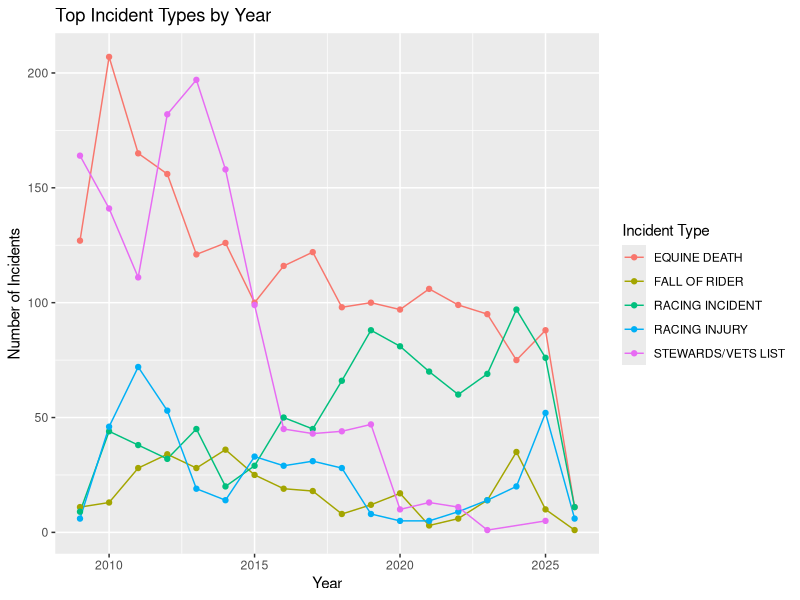
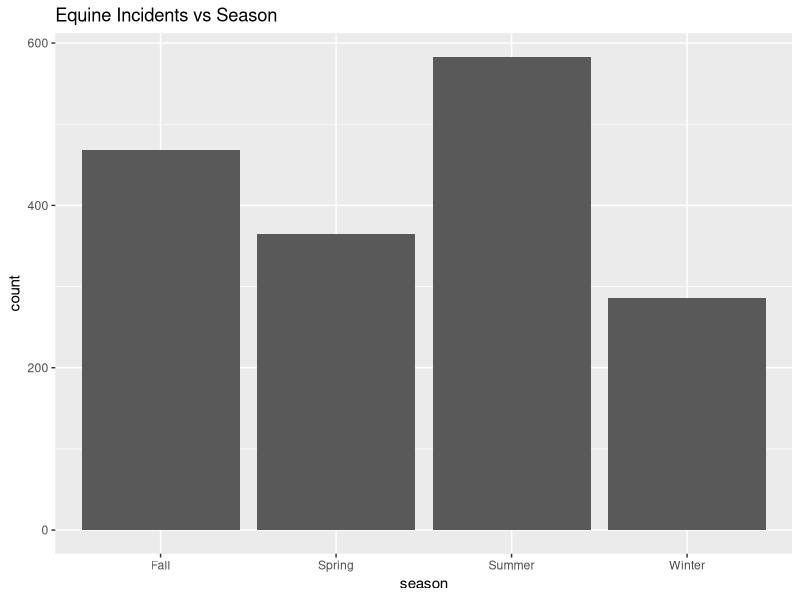
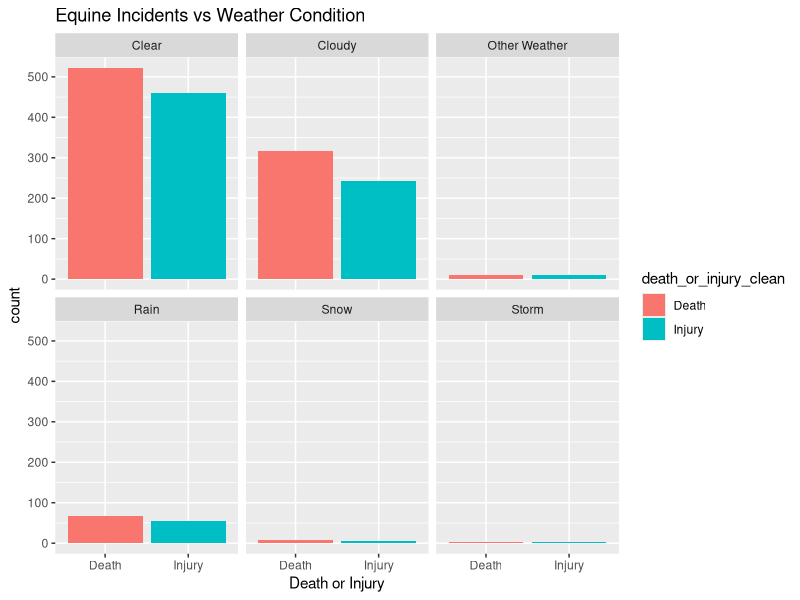

R code for these plots, in order:
## ---- chunk 1
# DO NOT ALTER THIS CHUNK
knitr::opts_chunk$set(
  echo = TRUE,
  eval = TRUE,
  fig.width = 5,
  fig.asp = 0.618,
  out.width = "70%",
  dpi = 120,
  fig.align = "center",
  cache = FALSE
)
#Load packages
library(dplyr)
library(lubridate)
library(stringr)
library(ggplot2)

#Load dataset
library(readr)
horses <- read_csv("data/Equine_Death_and_Breakdown.csv")
## ---- chunk 2
#Fix column names
horses_clean <- horses %>%
  rename(year = Year, incident_date = `Incident Date`, track = Track, inv_location = `Inv Location`, racing_type_description = `Racing Type Description`, division = Division, weather_conditions = `Weather Conditions`, horse = Horse, trainer = Trainer, jockey_driver = `Jockey Driver`, incident_description = `Incident Description`, death_or_injury = `Death or Injury`, incident_type = `Incident Type`)

#Fix dates
horses_clean$incident_date <- mdy(horses_clean$incident_date)

#Get rid of NA entries
horses_clean <- horses_clean %>%
  filter(!is.na(weather_conditions), !is.na(death_or_injury))

#Fix weather_condition column
#USED CHATGPT FOR THIS CODE!!!!!!!!!

horses_clean <- horses_clean %>%
  mutate(
    weather_clean = weather_conditions %>%
      str_to_lower() %>%
      str_trim() %>%
      str_replace_all("[0-9]+", "") %>%        # remove numbers
      str_replace_all("[^a-z ]", "") %>%       # remove symbols
      str_replace_all("couldy|cloudyy|clody", "cloudy") %>%
      str_replace_all("raine", "rain") %>%
      str_squish()
  ) %>%
  
  mutate(
    weather_group = case_when(
      
      # Rain
      str_detect(weather_clean, "rain|shower|drizzle") ~ "Rain",
      
      # Snow
      str_detect(weather_clean, "snow|flurr|sleet") ~ "Snow",
      
      # Storms
      str_detect(weather_clean, "thunder|storm") ~ "Storm",
      
      # Cloudy / Overcast
      str_detect(weather_clean, "cloud|coudy|cloudy") ~ "Cloudy",
      
      # Clear / Sunny
      str_detect(weather_clean, "clear|sun|fair|dry") ~ "Clear",
      
      # Other weather conditions
      str_detect(weather_clean, "windy|fog|mist|hazy|wind") ~ "Other Weather",
      
      # Missing / junk
      weather_clean %in% c("", "na", "n a", "unc") | is.na(weather_clean) ~ "Unknown",
      
      TRUE ~ "Other"
    )
  )

#Clean death_or_injury column
horses_clean <- horses_clean %>%
  mutate(
    death_or_injury_clean = death_or_injury %>%
      str_to_lower() %>%
      str_trim(),
    
    death_or_injury_clean = case_when(
      str_detect(death_or_injury_clean, "death|dead|euthanasia") ~ "Death",
      str_detect(death_or_injury_clean, "lame|injury|lameness") ~ "Injury",
      TRUE ~ "Other"
    )
  )

horses_clean <- horses_clean %>%
  filter(death_or_injury_clean != "Other") %>%
  select(year, incident_date, incident_type, track, incident_description, weather_group, death_or_injury_clean) %>%
  filter(weather_group != "Other" & weather_group != "Unknown")

#Create season variable (Code reference linked below)
horses_clean <- horses_clean %>%
  mutate(
    season = case_when(
    month(incident_date) %in% 9:11 ~ "Fall",
    month(incident_date) %in% c(12,1,2) ~ "Winter",
    month(incident_date) %in% 3:5 ~ "Spring",
    TRUE ~ "Summer"
  ))
## ---- chunk 3
summary(horses_clean)
## ---- chunk 4
library(readr)

Equine_Death_and_Breakdown <- read_csv("data/Equine_Death_and_Breakdown.csv")
## ---- chunk 5
incident_summary <- as.data.frame(
  sort(table(Equine_Death_and_Breakdown[["Incident Type"]]), decreasing = TRUE)
)

names(incident_summary) <- c("Incident Type", "n")

incident_summary
## ---- chunk 6
library(ggplot2)

top_incident_types <- incident_summary$`Incident Type`[1:5]

incident_year_data <- Equine_Death_and_Breakdown[
  Equine_Death_and_Breakdown[["Incident Type"]] %in% top_incident_types &
    !is.na(Equine_Death_and_Breakdown[["Year"]]),
]

incident_year_summary <- as.data.frame(
  table(
    Year = incident_year_data[["Year"]],
    Incident_Type = incident_year_data[["Incident Type"]]
  )
)

names(incident_year_summary) <- c("Year", "Incident Type", "n")

incident_year_summary <- incident_year_summary[incident_year_summary$n > 0, ]

incident_year_summary$Year <- as.numeric(as.character(incident_year_summary$Year))

ggplot(incident_year_summary,
       aes(x = Year, y = n, color = `Incident Type`, group = `Incident Type`)) +
  geom_line() +
  geom_point() +
  labs(
    title = "Top Incident Types by Year",
    x = "Year",
    y = "Number of Incidents",
    color = "Incident Type"
  )
## ---- chunk 7
horses_clean %>%
  ggplot(aes(x = season)) +
  geom_bar() +
  labs(
    title = "Equine Incidents vs Season"
  )
## ---- chunk 8
#Weather vs Incidents Graph
horses_clean %>%
ggplot(aes(x = death_or_injury_clean, fill = death_or_injury_clean)) +
  geom_bar() +
  facet_wrap(~ weather_group) +
  labs(
    x = "Death or Injury", 
    title = "Equine Incidents vs Weather Condition")
